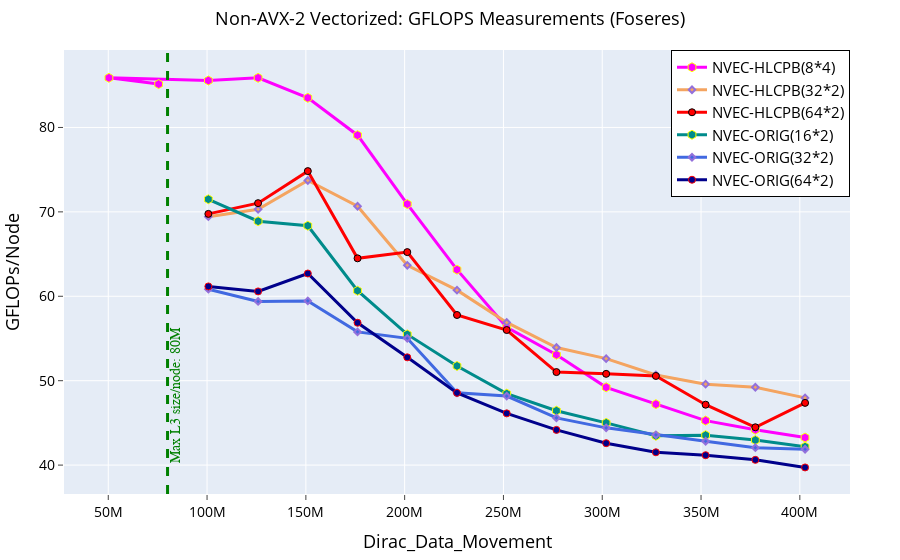

This figure's notebook cell:
### Markdown cell above
# MACRO Best cases on Node 1, 2 and 4

### Code cell
fig = go.Figure() 

# MACRO Fused Case
fig.add_trace(go.Scatter(x=(dfn1MacFusNonProb_8mpi_4omp.Dirc_Data_Mov*(dfn1MacFusNonProb_8mpi_4omp.MPI_size)), 
                         y=(dfn1MacFusNonProb_8mpi_4omp.GFLOPS*(dfn1MacFusNonProb_8mpi_4omp.MPI_size)), 
                         mode='lines+markers', 
                         name='NVEC-HLCPB(8*4)',
                         line=dict(color='magenta',width=3),
                         marker=dict(symbol='hexagon',size=9, line=dict(color='yellow',width=1))))

fig.add_trace(go.Scatter(x=(dfn2MacFusNonProb_32mpi_2omp.Dirc_Data_Mov*(dfn2MacFusNonProb_32mpi_2omp.MPI_size/2)), 
                         y=(dfn2MacFusNonProb_32mpi_2omp.GFLOPS*(dfn2MacFusNonProb_32mpi_2omp.MPI_size/2)), 
                         mode='lines+markers', 
                         name='NVEC-HLCPB(32*2)',
                         line=dict(color='sandybrown',width=3),
                         marker=dict(symbol='diamond',size=5,line=dict(color='MediumPurple',width=2))))

fig.add_trace(go.Scatter(x=(dfn4MacFusnonProb_64mpi_2omp.Dirc_Data_Mov*(dfn4MacFusnonProb_64mpi_2omp.MPI_size/4)), 
                         y=(dfn4MacFusnonProb_64mpi_2omp.GFLOPS*(dfn4MacFusnonProb_64mpi_2omp.MPI_size/4)), 
                         mode='lines+markers', 
                         name='NVEC-HLCPB(64*2)',
                         line=dict(color='red',width=3),
                         marker=dict(symbol='circle',size=7, line=dict(color='black',width=1))))


# MACRO Non_fused Case
fig.add_trace(go.Scatter(x=(dfn1MacNonFusNonProb_16mpi_2omp.Dirc_Data_Mov*(dfn1MacNonFusNonProb_16mpi_2omp.MPI_size)), 
                         y=(dfn1MacNonFusNonProb_16mpi_2omp.GFLOPS*(dfn1MacNonFusNonProb_16mpi_2omp.MPI_size)), 
                         mode='lines+markers', 
                         name='NVEC-ORIG(16*2)',
                         line=dict(color='darkcyan',width=3),
                         marker=dict(symbol='hexagon',size=9, line=dict(color='yellow',width=1))))

fig.add_trace(go.Scatter(x=(dfn2MacNonFusNonProb_32mpi_2omp.Dirc_Data_Mov*(dfn2MacNonFusNonProb_32mpi_2omp.MPI_size/2)), 
                         y=(dfn2MacNonFusNonProb_32mpi_2omp.GFLOPS*(dfn2MacNonFusNonProb_32mpi_2omp.MPI_size/2)), 
                         mode='lines+markers', 
                         name='NVEC-ORIG(32*2)',
                         line=dict(color='royalblue',width=3),
                         marker=dict(symbol='diamond',size=5,line=dict(color='MediumPurple',width=2))))

fig.add_trace(go.Scatter(x=(dfn4MacNonFusNonProb_64mpi_2omp.Dirc_Data_Mov*(dfn4MacNonFusNonProb_64mpi_2omp.MPI_size/4)), 
                         y=(dfn4MacNonFusNonProb_64mpi_2omp.GFLOPS*(dfn4MacNonFusNonProb_64mpi_2omp.MPI_size/4)), 
                         mode='lines+markers', 
                         name='NVEC-ORIG(64*2)',
                         line=dict(color='darkblue',width=3),
                         marker=dict(symbol='circle',size=7, line=dict(color='red',width=1))))


# Adding a vertical line
fig.add_vline(x=80e6, line_width=3, line_dash="dash", line_color="green")
# fig.add_hline(y=1024, line_width=3, line_dash="dash", line_color="red")

# Add annotation
# fig.add_annotation(
#     x='80e6'
#     , y=130
#     , text=f'LLC Size Per Node'
#     , yanchor='bottom'
#     , showarrow=False
#     , arrowhead=1
#     , arrowsize=1
#     , arrowwidth=2
#     , arrowcolor="#636363"
#     , ax=-20
#     , ay=-30
#     , font=dict(size=12, color="purple", family="Sans Serif")
#     , align="left"
#     ,)

fig.add_annotation(
    x=80e6,
    y=40,
    text='Max L3 size/node: 80M',
    xanchor='left',  # Anchor the text to the left side of the annotation point
    yanchor='bottom',
    showarrow=False,
    arrowhead=1,
    arrowsize=1,
    arrowwidth=2,
    arrowcolor="#636363",
    ax=-60,  # Move the text 60 units to the left
    ay=-30,
    font=dict(size=14, color="green", family="Sans Serif"),
    align="left",
    textangle=-90,  # Rotate the text 90 degrees counter-clockwise
)


fig.update_layout(
    title=dict(text='Non-AVX-2 Vectorized: GFLOPS Measurements (Foseres)',
               font=dict(color="black", size=18), x=0.5),  # Set title text color to black
    xaxis_title=dict(text='Dirac_Data_Movement', font=dict(color="black", size=18)), 
    yaxis_title=dict(text='GFLOPs/Node', font=dict(color="black", size=18)), 
    xaxis=dict(ticks="outside", tickfont=dict(color="black", size=14)),  # Set font color for x-axis ticks
    yaxis=dict(ticks="outside", tickfont=dict(color="black",size=14)),  # Set font color for y-axis ticks
    legend=go.layout.Legend(bordercolor="black", borderwidth=1, x=1, xanchor="right", y=1, yanchor="top",
                            font=dict(color="black",size=15)),  # Set legend text color to black
    margin=dict(l=50, r=50, t=50, b=50)  # Adjust the left and right margins
)

### Figure 1 — Plotly figure (JSON) as saved in the notebook; plotly's stock layout.template omitted (floating-point values rounded to 4 significant figures)
{"data": [{"line": {"color": "magenta", "width": 3}, "marker": {"line": {"color": "yellow", "width": 1}, "size": 9, "symbol": "hexagon"}, "mode": "lines+markers", "name": "NVEC-HLCPB(8*4)", "type": "scatter", "x": [75497472, 50331648, 100663296, 125829120, 150994944, 176160768, 201326592, 226492416, 251658240, 276824064, 301989888, 327155712, 352321536, 377487360, 402653184], "y": [85.14, 85.88, 85.56, 85.88, 83.51, 79.08, 70.92, 63.16, 56.32, 53.08, 49.22, 47.22, 45.27, 44.2, 43.26]}, {"line": {"color": "sandybrown", "width": 3}, "marker": {"line": {"color": "MediumPurple", "width": 2}, "size": 5, "symbol": "diamond"}, "mode": "lines+markers", "name": "NVEC-HLCPB(32*2)", "type": "scatter", "x": [100663296, 125829120, 150994944, 176160768, 201326592, 226492416, 251658240, 276824064, 301989888, 327155712, 352321536, 377487360, 402653184], "y": [69.43, 70.31, 73.72, 70.66, 63.67, 60.72, 56.9, 53.93, 52.61, 50.68, 49.59, 49.22, 47.96]}, {"line": {"color": "red", "width": 3}, "marker": {"line": {"color": "black", "width": 1}, "size": 7, "symbol": "circle"}, "mode": "lines+markers", "name": "NVEC-HLCPB(64*2)", "type": "scatter", "x": [100663296, 125829120, 150994944, 176160768, 201326592, 226492416, 251658240, 276824064, 301989888, 327155712, 352321536, 377487360, 402653184], "y": [69.76, 71.03, 74.83, 64.5, 65.23, 57.78, 56.0, 51.02, 50.81, 50.56, 47.16, 44.48, 47.37]}, {"line": {"color": "darkcyan", "width": 3}, "marker": {"line": {"color": "yellow", "width": 1}, "size": 9, "symbol": "hexagon"}, "mode": "lines+markers", "name": "NVEC-ORIG(16*2)", "type": "scatter", "x": [100663296, 125829120, 150994944, 176160768, 201326592, 226492416, 251658240, 276824064, 301989888, 327155712, 352321536, 377487360, 402653184], "y": [71.49, 68.9, 68.36, 60.66, 55.48, 51.75, 48.46, 46.45, 45.0, 43.47, 43.55, 42.96, 42.18]}, {"line": {"color": "royalblue", "width": 3}, "marker": {"line": {"color": "MediumPurple", "width": 2}, "size": 5, "symbol": "diamond"}, "mode": "lines+markers", "name": "NVEC-ORIG(32*2)", "type": "scatter", "x": [100663296, 125829120, 150994944, 176160768, 201326592, 226492416, 251658240, 276824064, 301989888, 327155712, 352321536, 377487360, 402653184], "y": [60.84, 59.39, 59.45, 55.78, 55.02, 48.58, 48.17, 45.59, 44.41, 43.58, 42.83, 42.06, 41.87]}, {"line": {"color": "darkblue", "width": 3}, "marker": {"line": {"color": "red", "width": 1}, "size": 7, "symbol": "circle"}, "mode": "lines+markers", "name": "NVEC-ORIG(64*2)", "type": "scatter", "x": [100663296, 125829120, 150994944, 176160768, 201326592, 226492416, 251658240, 276824064, 301989888, 327155712, 352321536, 377487360, 402653184], "y": [61.17, 60.58, 62.7, 56.86, 52.77, 48.55, 46.13, 44.17, 42.6, 41.52, 41.17, 40.62, 39.72]}], "layout": {"annotations": [{"align": "left", "arrowcolor": "#636363", "arrowhead": 1, "arrowsize": 1, "arrowwidth": 2, "ax": -60, "ay": -30, "font": {"color": "green", "family": "Sans Serif", "size": 14}, "showarrow": false, "text": "Max L3 size/node: 80M", "textangle": -90, "x": 80000000, "xanchor": "left", "y": 40, "yanchor": "bottom"}], "legend": {"bordercolor": "black", "borderwidth": 1, "font": {"color": "black", "size": 15}, "x": 1, "xanchor": "right", "y": 1, "yanchor": "top"}, "margin": {"b": 50, "l": 50, "r": 50, "t": 50}, "shapes": [{"line": {"color": "green", "dash": "dash", "width": 3}, "type": "line", "x0": 80000000, "x1": 80000000, "xref": "x", "y0": 0, "y1": 1, "yref": "y domain"}], "title": {"font": {"color": "black", "size": 18}, "text": "Non-AVX-2 Vectorized: GFLOPS Measurements (Foseres)", "x": 0.5}, "xaxis": {"tickfont": {"color": "black", "size": 14}, "ticks": "outside", "title": {"font": {"color": "black", "size": 18}, "text": "Dirac_Data_Movement"}}, "yaxis": {"tickfont": {"color": "black", "size": 14}, "ticks": "outside", "title": {"font": {"color": "black", "size": 18}, "text": "GFLOPs/Node"}}}}
